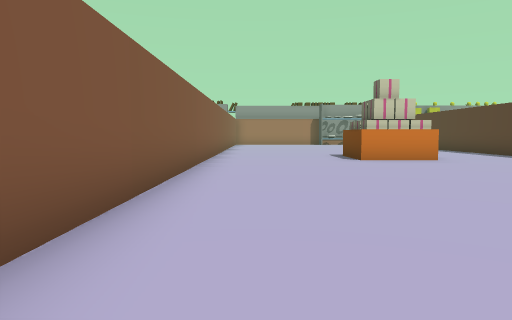
[1] (above)

24 first-person views from a walk through a 3-D level made in the Unity game engine. The camera is 0.67 m above the floor, tilts 4° down and sees 70° across. The floor is counted in squares, 1 m on a side. Each view is taken from the middle of a square. On the plan, view 1 faces up. The plan holds only what a view shows up to about 11 squares ahead; the rest is blank. The place goes on beyond the plan. Some animated figures are not drawn. Some surface patterns are stand-ins.

[2]
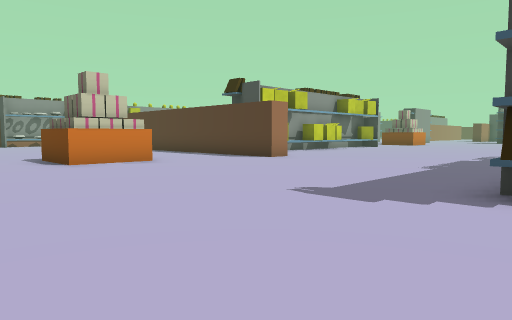

[3]
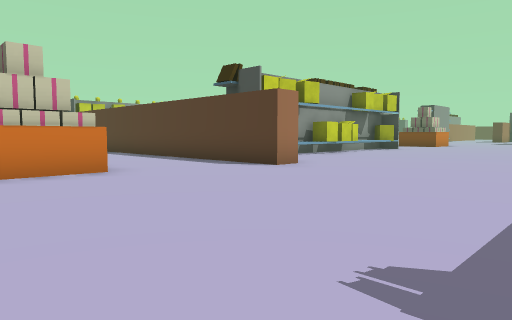

[4]
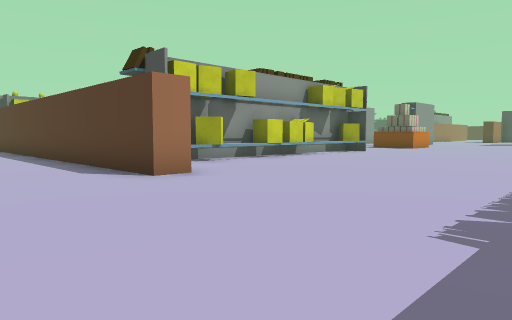

[5]
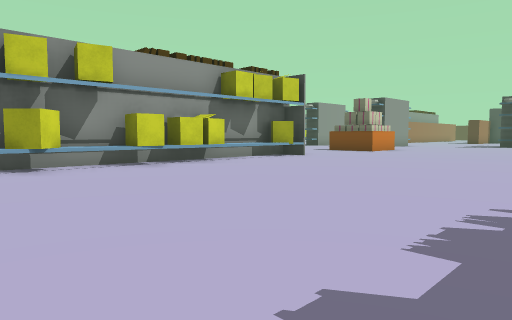

[6]
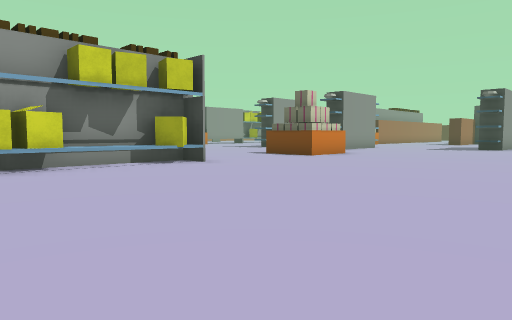

[7]
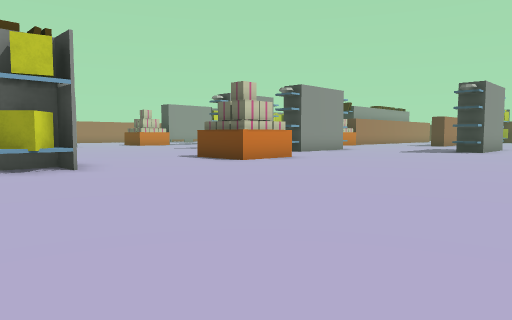

[8]
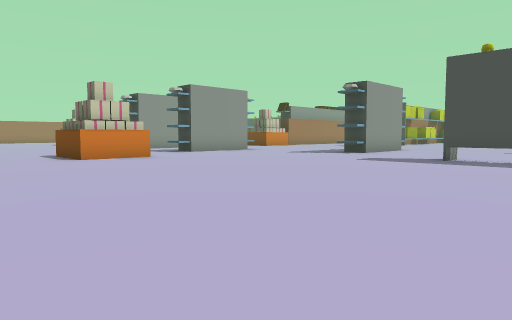

[9]
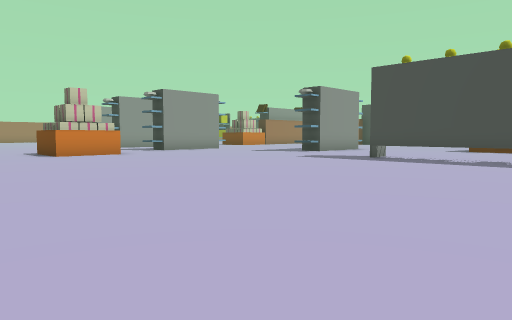

[10]
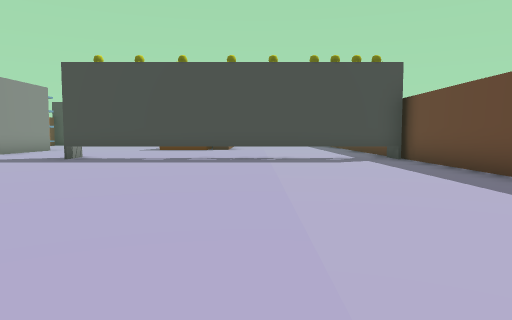

[11]
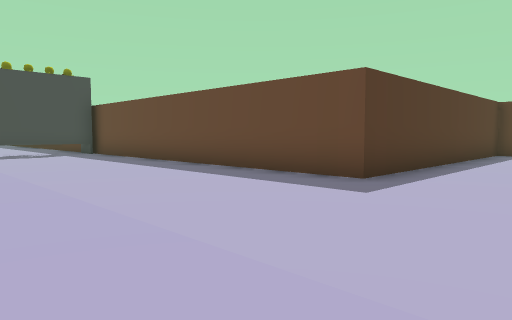

[12]
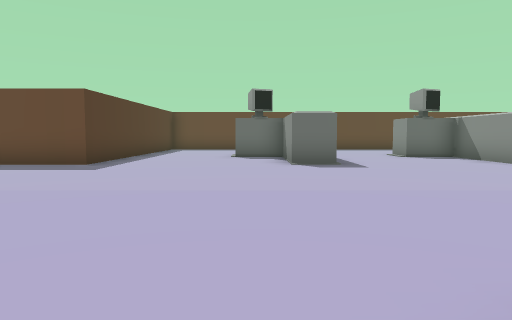

[13]
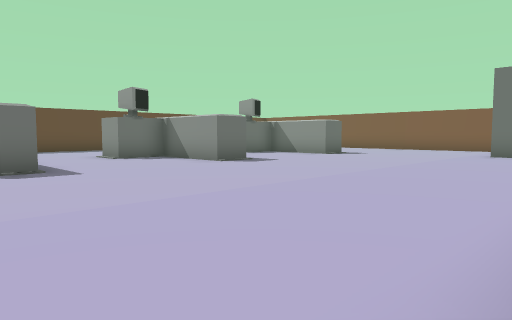

[14]
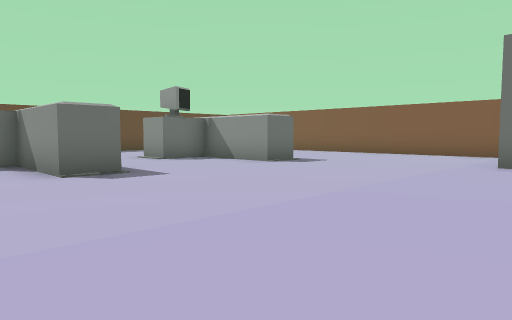

[15]
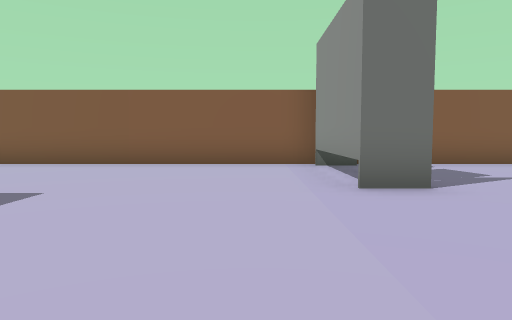

[16]
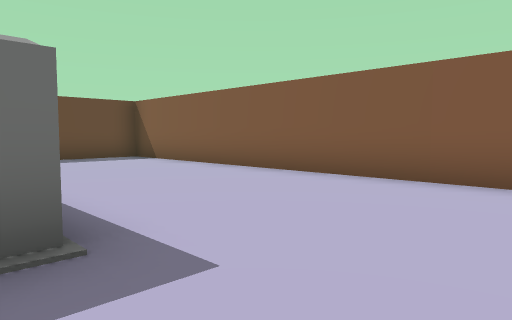

[17]
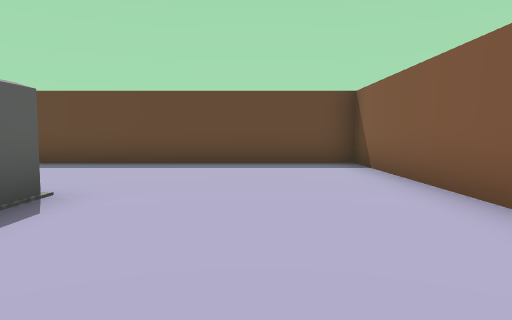

[18]
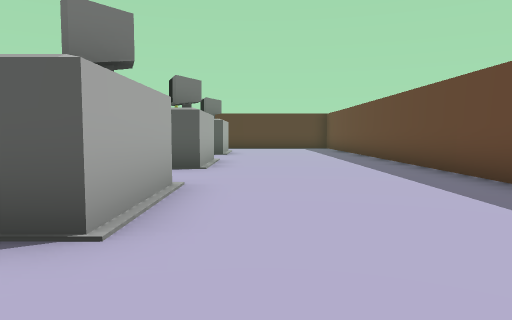

[19]
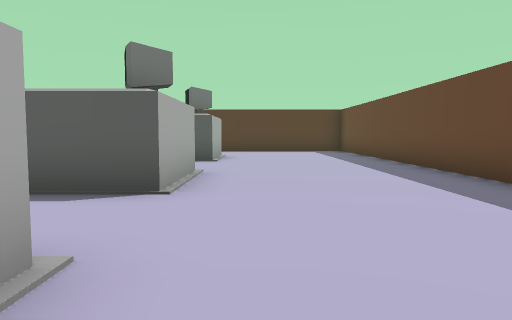

[20]
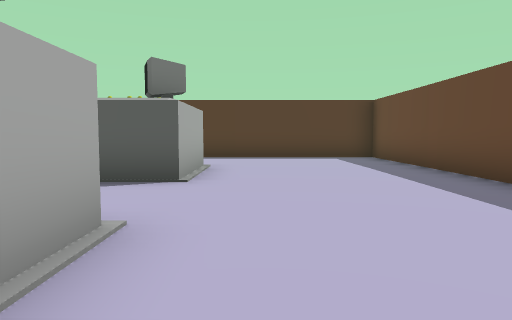

[21]
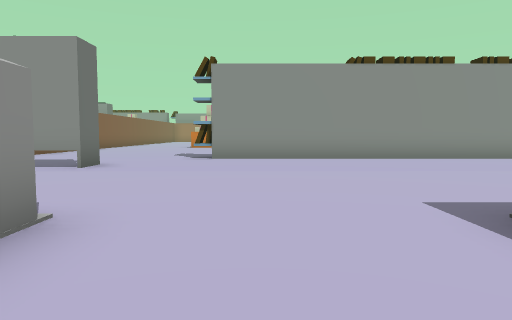

[22]
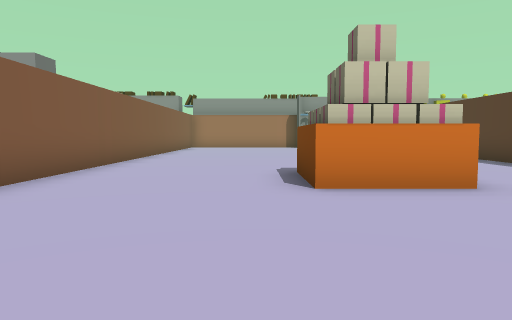

[23]
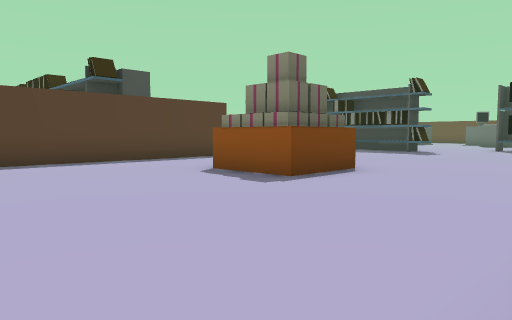

[24]
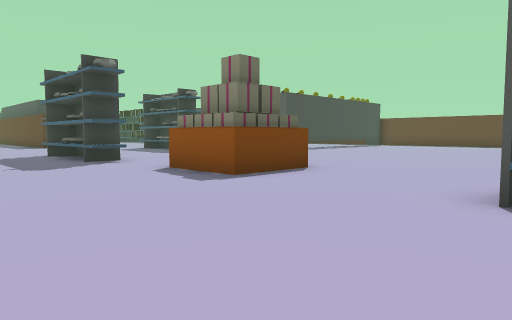

### Floor plan
Points are (right, up) in squares from view 1. A wall is a line through its corners. A room is listed if a view was taken in it or the views show most of it. See-through windows are left out.
Room 1 (views 1, 2, 3, 4, 5, 6, 7, 8, 9, 10, 11, 12, 13, 14, 15, 16, 17, 18, 19, 20, 21, 22, 23, 24)
walls: (13.1, 1) (4.2, 1); (8.8, 8.3) (8, 8.3) (8, 15.6); (12.7, 10.2) (12.7, 10.9); (13.8, 10.2) (13.9, 11); (11.3, 10.5) (10.8, 10.1) (10.3, 10.6); (15.4, 10.5) (14.7, 10.4) (14.6, 11.1); (4.9, 1.2) (4.2, 1.2); (18.4, 10.1) (18.4, 11.1) (10.4, 11.1); (18.5, 10.2) (10, 10.2); (13.1, -6.3) (14.2, -6.3) (14.2, -8.8) (15.6, -8.8); (18.3, 10.7) (17.8, 10.1) (17.2, 10.6); (4.8, 9.5) (2.9, 9.5) (2.9, 11.5) (4.8, 11.5); (8, -6.3) (9.1, -6.3) (9.1, -8.8) (10.5, -8.8) (10.5, -9.9) (8, -9.9) (8, -8.4); (22.5, 10) (22.5, 12); (2.7, 9.5) (2.7, 11.5); (15.6, -9.9) (13.2, -9.9) (13.2, -8.8); (3.2, -6.3) (4.3, -6.3) (4.3, -8.8) (5.7, -8.8) (5.7, -9.9) (3.3, -9.9) (3.3, -9.2); (24.6, 10) (22.7, 10) (22.7, 12) (24.6, 12); (-1.3, -1.6) (-1.3, -14.5) (18.7, -14.5) (18.7, -6.1) (29.2, -6.1); (28.9, -6) (28.9, 3.2); (-1.3, 16.1) (-1.3, 1)
objects: shelf (-1, -1) to (2, -1); shelf (27, 12) to (29, 12)

Positions as (right, up) in squares from view 1, and headings:
1: (0, 0), facing up
2: (0, 1), facing up-right
3: (2, 3), facing up-right
4: (5, 3), facing up-right
5: (9, 3), facing up-right
6: (13, 3), facing up-right
7: (16, 3), facing up-right
8: (19, 0), facing up-right
9: (19, -2), facing up-right
10: (19, -2), facing right
11: (16, -1), facing down-right
12: (15, 2), facing down
13: (15, 1), facing down-left
14: (11, 0), facing down-left
15: (7, -3), facing left
16: (4, -4), facing down-left
17: (1, -6), facing down
18: (1, -11), facing right
19: (4, -11), facing right
20: (8, -11), facing right
21: (6, -9), facing up
22: (2, 5), facing up
23: (-1, 16), facing down-right
24: (18, 16), facing down-right
